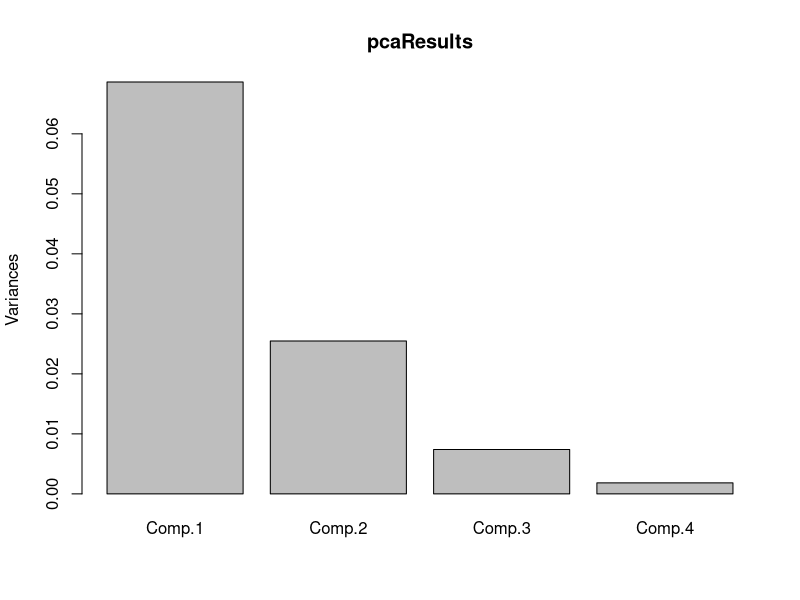
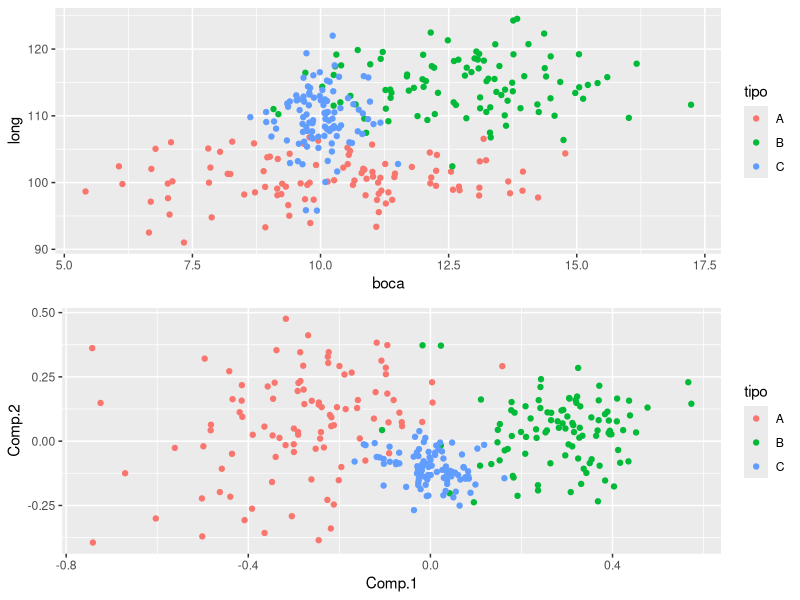

Write the R code that produced these figures, in order. (Note: this script raises an error after producing the figures.)

library(ggplot2)
library(gridExtra)
library(MASS)

myData <- read.csv('../01_virtual_datasets/vdata.csv', sep=";", header=T)

# compute PCA with data transformed to logarithmic to get rid of orders of magnitude
logData <- log(myData[,1:4])
pcaResults <- princomp(logData, center=T, scale=T)

# plot to check the relevance of the first 2 PC'S
plot(pcaResults)

# get the scores of the data
pcaValues <- as.data.frame(pcaResults$scores)
# put type in pcaValues
pcaValues$tipo <- myData$tipo

g1 <- ggplot(myData, aes(x=boca, y=long, col=tipo)) + geom_point()
g2 <- ggplot(pcaValues, aes(x=Comp.1, y=Comp.2, col=tipo)) + geom_point()
grid.arrange(g1,g2)

# lo mismo pero con plot normal
par(mfrow=c(2,1))
plot(myData$boca, myData$long, col=myData$tipo, main="datos reales")
plot(pcaValues$Comp.1, pcaValues$Comp.2, col=pcaValues$tipo, main="PCA")


# prueba de variable inútil
myData$inutil <- runif(300)
logDataInutil <- log(myData[,1:4])
logDataInutil <- cbind(logDataInutil, log(myData[,6]))

pcaResultsInutil <- princomp(logDataInutil, center=T, scale=T)

# la variable inutil es el PC1, mientras que PC2 es un combo de las otras 4
pcaResultsInutil$loadings

# K-means con PCA Values
measures <- pcaValues[,1:2]
numGroups = 3
myKMeans <- kmeans(measures,numGroups)

amphKMean <- pcaValues
amphKMean$cluster <- myKMeans$cluster
g1 <- ggplot(amphKMean, aes(x=Comp.1, y=Comp.2, colour=factor(cluster))) + geom_point() + facet_grid(~tipo) + ggtitle("pca1_2")

# K-means con datos originales
measures <- myData[,1:4]
numGroups = 3
myKMeans <- kmeans(measures,numGroups)

amphKMean <- pcaValues
amphKMean$cluster <- myKMeans$cluster
g2 <- ggplot(amphKMean, aes(x=Comp.1, y=Comp.2, colour=factor(cluster))) + geom_point() + facet_grid(~tipo) + ggtitle("datos originales")
grid.arrange(g1,g2)

######################## hierarchical clustering

distMeasures <- dist(pcaValues[,1:2])

# UPGMA is also called average
amphClust <- hclust(distMeasures, method="average")
amphClust$labels <- myData$tipo
g1 <- ggdendrogram(amphClust, rotate=T, size=4)

# hclust datos originales
library(ggdendro)  
distMeasures <- dist(myData[,1:4])
amphClust <- hclust(distMeasures, method="average")
amphClust$labels <- myData$tipo
g2 <- ggdendrogram(amphClust, rotate=T, size=4)

grid.arrange(g1,g2)

######################### discriminant analysis
sampleSize = 60
sampleAmph <- pcaValues[sample(nrow(pcaValues), sampleSize),]
sampleAmph <- cbind(sampleAmph[,1:2],sampleAmph$tipo)


amphDA <- qda(tipo~Comp.1+Comp.2, data=sampleAmph, prior=c(1,1,1)/3)
predQda <- predict(amphDA, pcaValues)
pcaValues$class <- predQda$class

g1 <- ggplot(pcaValues, aes(x=Comp.1, y=Comp.2, colour=factor(class))) + geom_point() + facet_grid(~tipo) + ggtitle("pca1_2")

### DA con datos originales

sampleSize = 60
sampleAmph <- myData[sample(nrow(myData), sampleSize),]

amphDA <- qda(tipo~boca+asa+base+long, data=sampleAmph, prior=c(1,1,1)/3)
predQda <- predict(amphDA, myData)
myData$class <- predQda$class

g2 <- ggplot(myData, aes(x=base, y=long, colour=factor(class))) + geom_point() + facet_grid(~tipo) + ggtitle("datos originales")

grid.arrange(g1,g2)
